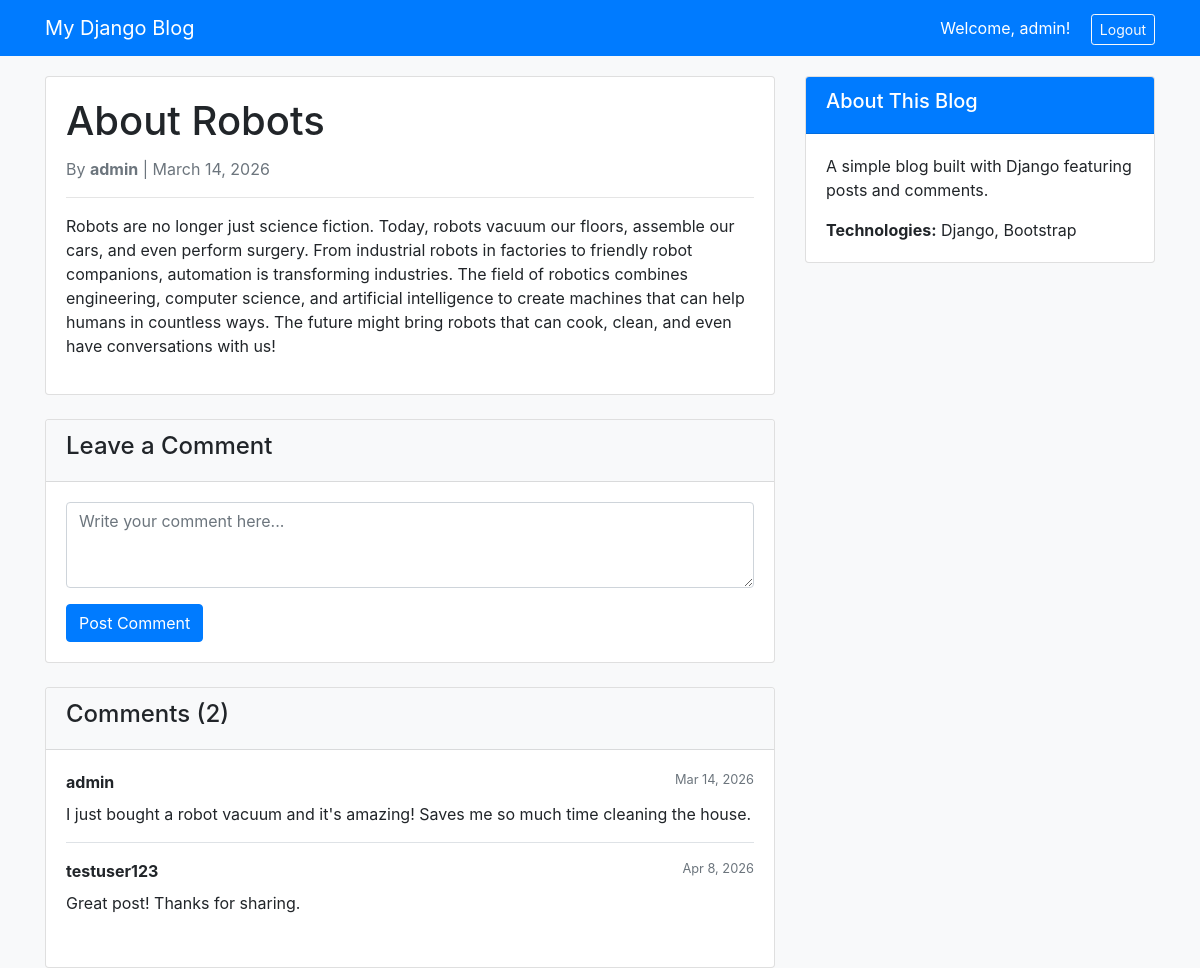
Page /about-robots/ (signed in) on the committed database.
### blogapp/models.py (models this page shows, shortened)
class Post(models.Model):
    title = models.CharField(max_length=200, unique=True)
    slug = models.SlugField(max_length=200, unique=True)
    author = models.ForeignKey(User, on_delete=models.CASCADE, related_name='blog_posts')
    updated_on = models.DateTimeField(auto_now=True)
    content = models.TextField()
    created_on = models.DateTimeField(auto_now_add=True)
    status = models.IntegerField(choices=STATUS, default=0)
    class Meta:
        ordering = ['-created_on']

class Comment(models.Model):
    post = models.ForeignKey(Post, on_delete=models.CASCADE, related_name='comments')
    author = models.ForeignKey(User, on_delete=models.CASCADE)
    text = models.TextField()
    created_at = models.DateTimeField(auto_now_add=True)
    class Meta:
        ordering = ['created_at']

### blogapp/views.py (the view, shortened to what this page needs)
# urls.py: path('<slug:slug>/', views.PostDetail.as_view(), name='post_detail'),
class PostDetail(generic.DetailView):
    model = Post
    template_name = 'post_detail.html'
    def get_context_data(self, **kwargs):
        context = super().get_context_data(**kwargs)
        post = self.get_object()
        logger.info(f"PostDetail: Viewing post with slug: {post.slug}")
        context['comments'] = post.comments.all()
        logger.debug(f"Found {post.comments.count()} comments for this post")
        return context

### templates/post_detail.html (shortened to what this page needs)
{% extends "base.html" %}
{% block content %}
<div class="row">
    <div class="col-md-8">
        <div class="card mb-4">
            <div class="card-body">
                <h1 class="card-title">{{ post.title }}</h1>
                <p class="text-muted">
                    By <strong>{{ post.author }}</strong> |
                    {{ post.created_on|date:"F j, Y" }}
                </p>
                <hr>
                <p class="card-text">{{ post.content|linebreaks }}</p>
            </div>
        </div>
        <div class="card mb-4">
            <div class="card-header bg-light">
                <h4>Leave a Comment</h4>
            </div>
            <div class="card-body">
                {% if user.is_authenticated %}
                    <form method="POST">
                        <div class="form-group">
                            <textarea name="comment_text" class="form-control" rows="3" placeholder="Write your comment here..." required></textarea>
                        </div>
                        <button type="submit" class="btn btn-primary">Post Comment</button>
                    </form>
                {% else %}
                    <div class="alert alert-info">
                        <a href="/login">Login</a> to leave a comment.
                    </div>
                {% endif %}
            </div>
        </div>
        <div class="card">
            <div class="card-header bg-light">
                <h4>Comments ({{ comments.count }})</h4>
            </div>
            <div class="card-body">
                {% for comment in comments %}
                <div class="mb-3 pb-3 {% if not forloop.last %}border-bottom{% endif %}">
                    <div class="d-flex justify-content-between">
                        <strong>{{ comment.author.username }}</strong>
                        <small class="text-muted">{{ comment.created_at|date:"M j, Y" }}</small>
                    </div>
                    <p class="mb-0 mt-2">{{ comment.text }}</p>
                </div>
                {% empty %}
                <p class="text-muted">No comments yet. Be the first to comment!</p>
                {% endfor %}
            </div>
        </div>
    </div>
    {% include 'sidebar.html' %}
</div>
{% endblock %}

### templates/base.html (shortened to what this page needs)
<!DOCTYPE html>
<html>
<head>
    <link rel="stylesheet" href="https://maxcdn.bootstrapcdn.com/bootstrap/4.0.0/css/bootstrap.min.css">
</head>
<body>
    <nav class="navbar navbar-expand-lg navbar-dark bg-primary">
        <div class="container">
            <a class="navbar-brand" href="{% url 'home' %}">My Django Blog</a>
            <div class="ml-auto">
                {% if user.is_authenticated %}
                    <span class="navbar-text text-white mr-3">Welcome, {{ user.username }}!</span>
                    <a href="/logout" class="btn btn-outline-light btn-sm">Logout</a>
                {% else %}
                    <a href="/login" class="btn btn-outline-light btn-sm mr-2">Login</a>
                    <a href="/register" class="btn btn-light btn-sm">Register</a>
                {% endif %}
            </div>
        </div>
    </nav>
    <div class="container">
        {% block content %}
        {% endblock %}
    </div>
</body>
</html>

### templates/base.html (style rules this page uses)
body { background-color: #f8f9fa; }
.navbar { margin-bottom: 20px; }

### rows in the picture
Post: title "About Robots", author "admin", created_on "March 14, 2026", content "Robots are no longer just science fiction. Today, robots vacuum our floors, assemble our cars, and even perform surgery. From industrial robots in factories to friendly robot companions, automation is transforming industries. The field of robotics combines engineering, computer science, and artificial intelligence to create machines that can help humans in countless ways. The future might bring robots that can cook, clean, and even have conversations with us!", count "2"
Comment: author.username "admin", created_at "Mar 14, 2026", text "I just bought a robot vacuum and it's amazing! Saves me so much time cleaning the house."
Comment: author.username "testuser123", created_at "Apr 8, 2026", text "Great post! Thanks for sharing."

### other values in the picture
{{ user.username }} "admin"
